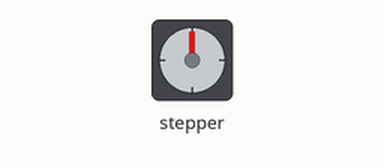
Recording of a sketch running on a simulated Arduino Uno, built with avr-gcc and run on an emulated ATmega328P. Parts: stepper motor. Wiring (inferred from the names in the program): stepper motor driver (200 steps per turn assumed): step pin 2; direction pin 3; enable pin 8.

Above: at 0.05 s.
At 0.35 s:
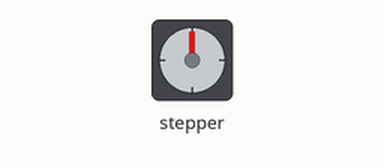
At 2.45 s:
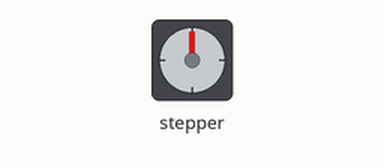
At 3.75 s:
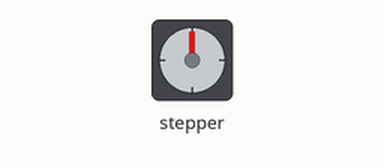
Timing chart, 0 to 8.7 s (numbered marks = the images above):
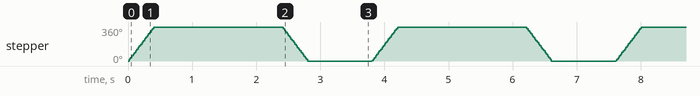

The sketch:

31_Stepper.ino
```cpp
// Run a A4998 Stepstick from an Arduino UNO.
int en = 8 ;
int dirPin = 3 ;
int stepPin = 2 ;

void setup()
{
  Serial.begin(9600);
  pinMode(en, OUTPUT); // Enable
  pinMode(stepPin, OUTPUT); // Step
  pinMode(dirPin, OUTPUT); // Dir
  digitalWrite(en, LOW); // Set Enable low
}

void loop() {
  digitalWrite(dirPin, HIGH);
  for (int i = 1 ; i <= 200 ; i = i + 1) {
    digitalWrite(stepPin, HIGH);
    delayMicroseconds(1000);
    digitalWrite(stepPin, LOW);
    delayMicroseconds(1000);
  }
  delay(2000);

  digitalWrite(dirPin, LOW);
  for (int i = 1 ; i <= 200 ; i = i + 1) {
    digitalWrite(stepPin, HIGH);
    delayMicroseconds(1000);
    digitalWrite(stepPin, LOW);
    delayMicroseconds(1000);
  }
  delay(1000);
}
```

Measured:
- by itself, stepper: turns 360° clockwise in 0.38 s, then 360° counter-clockwise in 0.40 s, repeating every 3.8 s
